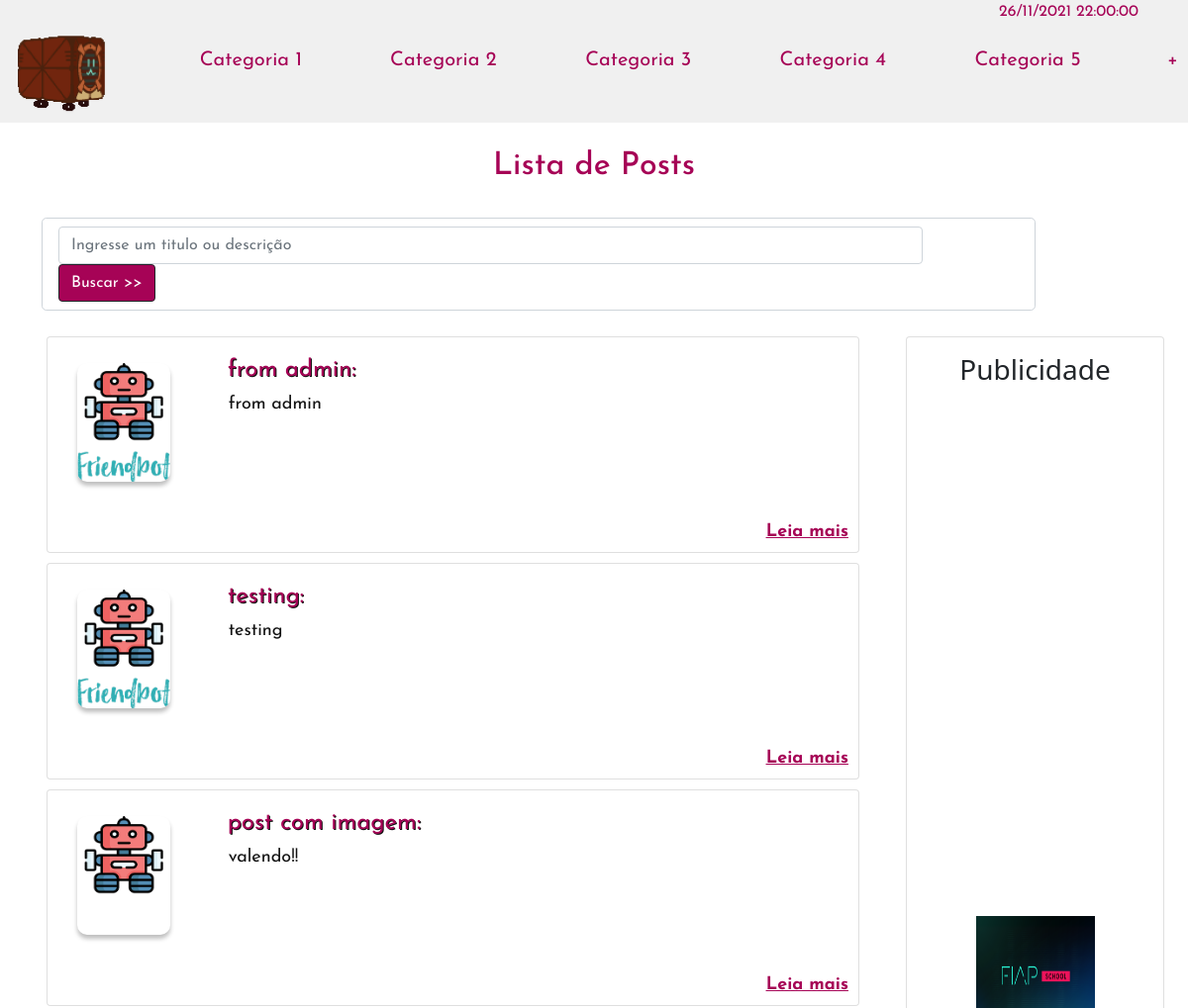
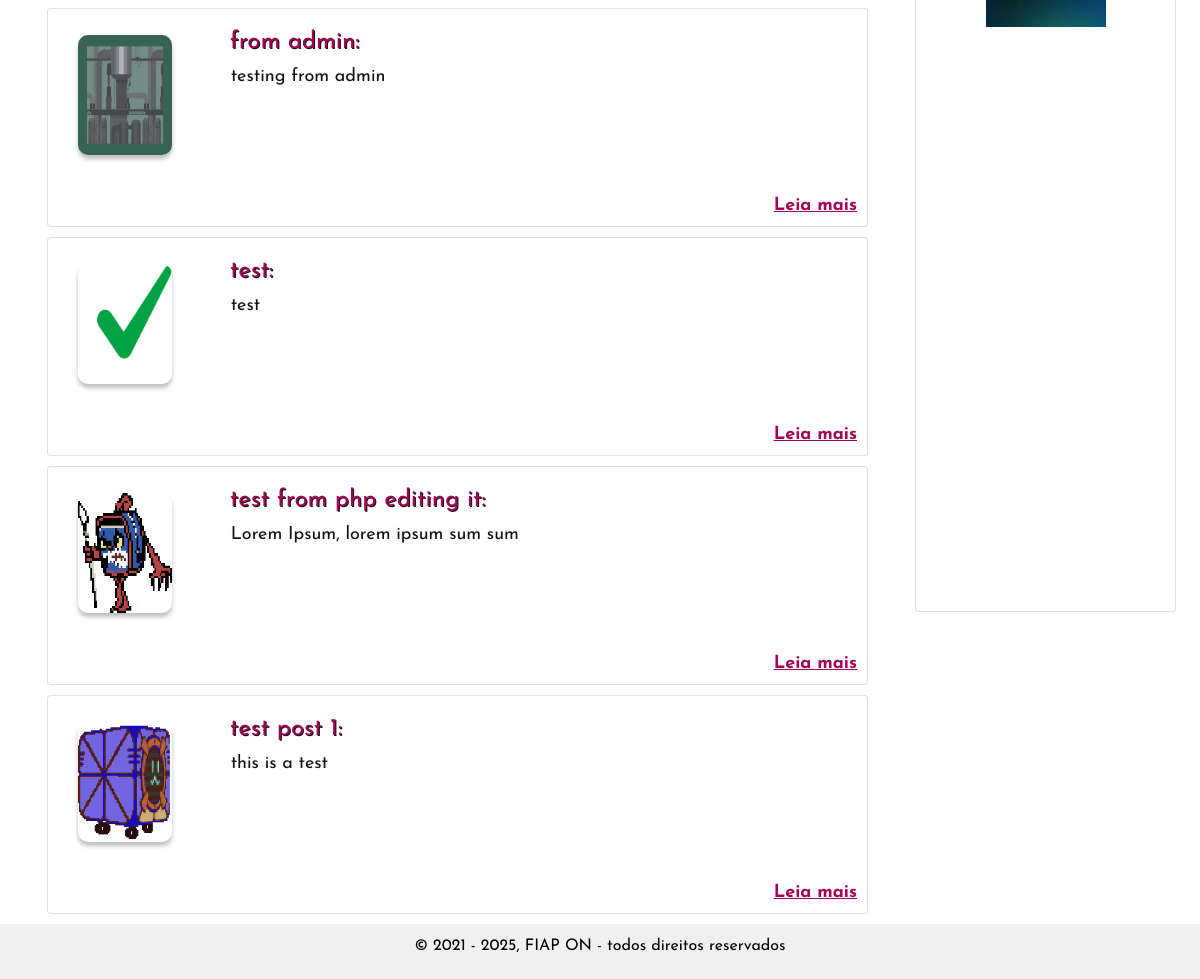
Page /app/index.php on the committed database (2 pictures, top to bottom).
### tables this page shows
CREATE TABLE `categoria` (
  `categoria_id` int(10) UNSIGNED NOT NULL,
  `name` varchar(100) NOT NULL,
  `description` text DEFAULT NULL,
  `create_date` datetime NOT NULL DEFAULT current_timestamp(),
  `modify_date` datetime DEFAULT NULL ON UPDATE current_timestamp()
);

CREATE TABLE `post` (
  `post_id` int(10) UNSIGNED NOT NULL,
  `title` varchar(250) NOT NULL,
  `description` longtext DEFAULT NULL,
  `create_date` datetime NOT NULL DEFAULT current_timestamp(),
  `modify_date` datetime DEFAULT NULL ON UPDATE current_timestamp(),
  `categoria_id` int(10) UNSIGNED NOT NULL,
  `image_path` text DEFAULT NULL
);

### app/index.php (the view, shortened to what this page needs)
<html>
<head>
    <link href="https://cdn.jsdelivr.net/npm/bootstrap@5.0.2/dist/css/bootstrap.min.css" rel="stylesheet">
    <link rel="stylesheet" href="lib/fontawesome-free/css/all.min.css">
    <link rel="stylesheet" href="https://code.ionicframework.com/ionicons/2.0.1/css/ionicons.min.css">
    <link rel="stylesheet" href="../public/css/main.css">
    <link rel="stylesheet" href="../public/css/header.css">
    <link rel="stylesheet" href="../public/css/footer.css">
</head>
<?php
include __DIR__ . '/Header.php';
?>
<body>
    <?php
    require_once __DIR__ . '/../db/conn.inc.php';
    if (!empty($_GET["categoriaId"])) {
        $categoria_id = $_GET['categoriaId'];
        $sql = 'select post.*, categoria.categoria_id,categoria.name from post,categoria WHERE post.categoria_id=:categoria_id AND categoria.categoria_id = post.categoria_id ORDER BY post.create_date DESC limit 10;';
        $stmt = $conn->prepare($sql);
        $stmt->bindParam(':categoria_id', $categoria_id, PDO::PARAM_INT);
        $stmt->execute();
        $posts = $stmt->fetchAll(PDO::FETCH_ASSOC);
    } elseif (isset($_POST['search'])) {
        $search = $_POST['search'];
        $sql = "select * from post where title like '%$search%' or description like '%$search%'";
        $stmt = $conn->prepare($sql);
        $stmt->execute();
        $posts = $stmt->fetchAll(PDO::FETCH_ASSOC);
    } else {
        $sql = 'select post.*,categoria.name from post,categoria WHERE post.categoria_id=categoria.categoria_id ORDER BY post.create_date DESC limit 10;';
        $stmt = $conn->prepare($sql);
        $stmt->execute();
        $posts = $stmt->fetchAll(PDO::FETCH_ASSOC);
    }
    ?>
    <h2>Lista de Posts <?php echo (isset($categoria_id) && sizeOf($posts) > 0) ? ' - ' . $posts[0]['name'] : ''; ?> </h2>
    <div class="container">
        <form class="form-inline" action="index.php" method="post">
            <div class="form-control form-control-lg">
                <input type="text" class="form-control" name="search" id="search" placeholder="Ingresse um titulo ou descrição">
                <input type="submit" class="btn btn-dark" value="Buscar >>">
            </div>
        </form>
    </div>
    <div class="container">
        <div class="row">
            <div class="col-md-9">
                <?php
                foreach ($posts as $post) {
                ?>
                    <div class="card">
                        <div class="col-md-10">
                            <div class="row">
                                <div class="col-md-2">
                                    <?php
                                    if (!isset($post['image_path'])) {
                                        echo '<img src="../storage/add.png" id="imgPost-' . $post['post_id'] . '" alt="image-' . $post['post_id'] . '"  class="profile" style="width: 180px;height: 170px; ">';
                                    } else {
                                        echo '<img src="../storage/uploads/' . $post['image_path'] . '" id="imgPost-' . $post['post_id']  . '" class="profile">';
                                    }
                                    ?>
                                </div>
                                <div class="container col-md-8  post_item">
                                    <div class="form-group post_item">
                                        <label for="title"> <?php echo $post['title'] ?>:</label>
                                        <p><?php echo $post['description'] ?></p>
                                    </div>
                                </div>
                            </div>
                        </div>
                        <div class="col-md-12 post-link">
                            <?php echo '<p><a href="./post/ViewPost.php?id=' . $post['post_id'] . '">Leia mais </a> </p>'; ?>
                        </div>
                    </div>
                <?php } ?>
            </div>
            <div class="col-md-3">
                <div class="card publicidade">
                    <h3>Publicidade</h3>
                    <a href="https://www.fiap.com.br/online/graduacao/bacharelado/sistemas-de-informacao/"> <img class="image" src="../storage/fiapSchool.png" id="imgPublicidade" alt=" image Publicidade" title="pulicidade">
                    </a>
                </div>
            </div>
        </div>
    </div>
</body>
<?php
include __DIR__ . '/Footer.php';
?>
</html>

### app/Header.php (shortened to what this page needs)
<head>
    <?php
    echo '<link rel="stylesheet" href="' . dirname(__DIR__) . '/public/css/header.css">'
    ?>
</head>
<div class="date">
    <?php
    $localDate = date('d/m/Y  H:i:s', time());
    echo $localDate;
    ?>
</div>
<div class="row">
    <header class="header">
        <nav>
            <ul class="nav">
                <li class="nav-item col-1">
                    <a href="./index.php"> <img src="../public/images/dollybot.png" width="90" height="80" alt="Home" title="Home" class="logo"></a>
                </li>
                <?php
                require_once __DIR__ . '/../db/conn.inc.php';
                $sql = 'select categoria_id,name,description,create_date,modify_date from categoria order by categoria_id asc';
                $stmt = $conn->prepare($sql);
                $stmt->execute();
                $results = $stmt->fetchAll(PDO::FETCH_ASSOC);
                if (sizeOf($results) <= 5) {
                    foreach ($results as $row) {
                        echo '<li class="nav-item col-2 mt-2">';
                        echo '<a href="post/ListPost.php?categoriaId=' . $row['name'] . '"> ' . $row['name'] . '</a>';
                        echo '</li>';
                    }
                } else {
                    for ($i = 0; $i <= 4; $i++) {
                        $row = $results[$i];
                        echo '<li class="nav-item col-2 mt-2">';
                        echo '<a  href="post/ListPost.php?categoriaId=' . $row['categoria_id'] . '">Categoria ' . $row['categoria_id'] . '</a>';
                        echo '</li>';
                    }
                    echo '<li class="nav-item col-1 mt-2 outro">';
                    echo '<a   href="categoria/ListCategoria.php" title="Mais Posts"> + </a>';
                    echo '</li>';
                }
                ?>
            </ul>
        </nav>
    </header>
</div>

### public/css/main.css (style rules this page uses)
.header { display: block; font-family: "Josefin Sans", sans-serif; background-color: rgba(196, 196, 196, 0.25); width: 100%; color: #a60356; font-size: 24px; text-align: right; }
h2 { display: block; font-family: "Josefin Sans", sans-serif; color: #a60356; padding-top: 25px; padding-bottom: 25px; text-align: center; }
a { font-family: "Josefin Sans", sans-serif; color: #a60356; }
label { color: #a60356 !important; }
input { outline: 0; border-width: 0 0 1px; border-color: #c4c4c4; ; }
div .post_item label { padding: 5px; text-align: center !important; font-size: 24px !important; line-height: 24px !important; text-shadow: 1px 1px #111111 !important; font-family: "Josefin Sans", sans-serif !important; color: #a60356 !important; }
.post_item p { padding: 5px; font-size: 18px !important; line-height: 24px !important; text-shadow: 1px 1px #111111 !important; font-family: "Josefin Sans", sans-serif !important; color: hsla(330, 5%, 30%, 0.062) !important; }
.post-link p { padding: 5px; font-size: 18px !important; line-height: 24px !important; font-family: "Josefin Sans", sans-serif !important; color: #a60356 !important; text-decoration: underline; font-weight: bold; text-align: right; margin-bottom: 0px; padding-bottom: 0px; padding-right: 10px; }
.card { float: none; background: white; padding-top: 1rem; padding-bottom: 0.5rem; position: relative; display: flex; flex-direction: column; min-width: 0; word-wrap: break-word; background-color: #fff; background-clip: border-box; border: 1 px solid rgba(0, 0, 0, .125) !important; border-radius: 0.25 rem !important; margin: 10px 5px !important; }
.form-control { font-family: 'Josefin Sans'; width: 90%; }
.profile { margin: 10px 5px 10px 30px; border-radius: 10px; box-shadow: 0px 4px 4px rgba(0, 0, 0, 0.25); max-width: 100%; max-height: 100%; width: 120px; height: 120px; }
.publicidade { width: 100%; height: 80%; top: 0px; left: 5%; z-index: 99; align-items: center; }
.btn-dark { color: #fff; background-color: #a60356; }

### public/css/header.css (style rules this page uses)
nav ul { margin: 10px !important; }
nav ul li a { text-decoration: none; color: #a60356; font-family: "Josefin Sans", sans-serif; font-size: 20px; }
.logo { position: relative; }
.outro a { font-size: 3rem important!; }
.date { background-color: rgba(196, 196, 196, 0.25); align-items: flex-end; text-align: right; padding-left: 20px; padding-right: 50px; display: list !important; color: #a60356; font-size: 16px; display: block; font-family: "Josefin Sans", sans-serif; }

### rows in the picture
categoria: categoria_id "1"
categoria: categoria_id "2"
categoria: categoria_id "3"
categoria: categoria_id "4"
categoria: categoria_id "5"
post: image_path (picture), title "from admin"
post: image_path (picture), title "testing"
post: image_path (picture), title "post com imagem"
post: image_path (picture), title "from admin"
post: image_path (picture), title "test"
post: image_path (picture), title "test from php editing it"
post: image_path (picture), title "test post 1"
